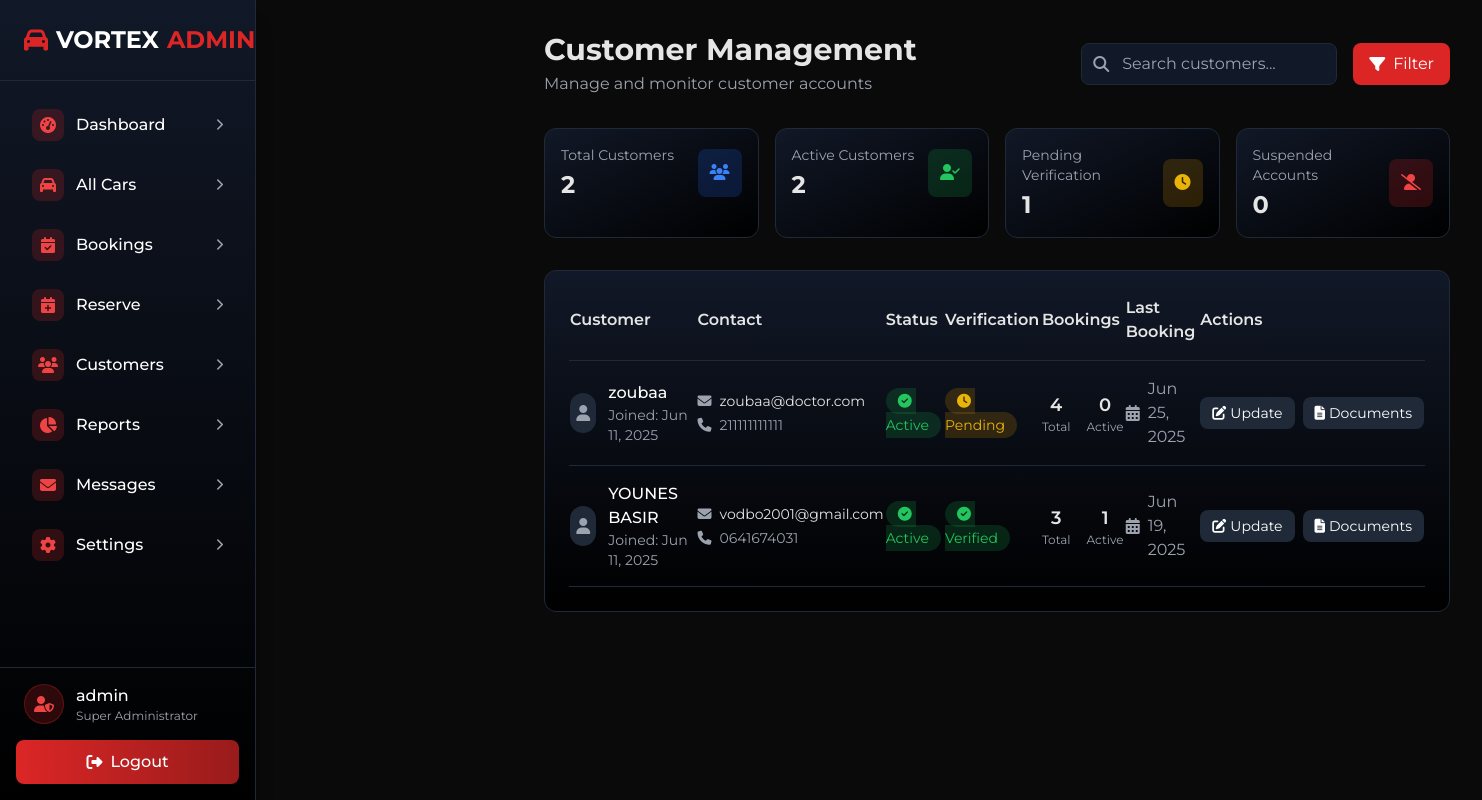
Page /customers.php (signed in) on the committed database.
### tables this page shows
CREATE TABLE `users` (
  `id` int NOT NULL AUTO_INCREMENT,
  `username` varchar(50) NOT NULL,
  `email` varchar(100) NOT NULL,
  `password` varchar(255) NOT NULL,
  `full_name` varchar(100) NOT NULL,
  `phone` varchar(20) DEFAULT NULL,
  `created_at` timestamp NOT NULL DEFAULT CURRENT_TIMESTAMP,
  `is_verified` tinyint(1) DEFAULT '0',
  `verification_status` enum('pending','verified','rejected') DEFAULT 'pending',
  `verification_notes` text,
  `address` text,
  `admin_notes` text,
  PRIMARY KEY (`id`),
  UNIQUE KEY `username` (`username`),
  UNIQUE KEY `email` (`email`)
);

### customers.php (the view, shortened to what this page needs)
<?php
require_once 'db.php';
$stmt = $conn->prepare("
    SELECT u.*,
           COUNT(DISTINCT b.id) as total_bookings,
           COUNT(DISTINCT CASE WHEN b.status = 'confirmed' THEN b.id END) as active_bookings,
           MAX(b.end_date) as last_booking_date
    FROM users u
    LEFT JOIN bookings b ON u.id = b.user_id
    GROUP BY u.id
    ORDER BY u.created_at DESC
");
$stmt->execute();
$customers = $stmt->get_result()->fetch_all(MYSQLI_ASSOC);
?>
<!DOCTYPE html>
<html lang="en">
<head>
    <script src="https://cdn.tailwindcss.com"></script>
    <link rel="stylesheet" href="https://cdnjs.cloudflare.com/ajax/libs/font-awesome/6.4.0/css/all.min.css">
</head>
<body class="min-h-screen flex">
    <?php include 'sidebar.php'; ?>
    <div class="flex-1 ml-64">
        <div class="p-4 md:p-8">
            <div class="flex flex-col md:flex-row justify-between items-start md:items-center gap-4 mb-8">
                <div>
                    <h1 class="text-2xl md:text-3xl font-bold">Customer Management</h1>
                    <p class="text-gray-400 mt-1">Manage and monitor customer accounts</p>
                </div>
                <div class="flex gap-4">
                    <div class="relative">
                        <input type="text" placeholder="Search customers..."
                            class="bg-gray-900 border border-gray-800 rounded-lg px-4 py-2 pl-10 focus:outline-none focus:ring-2 focus:ring-red-600 w-full md:w-64 text-gray-300">
                        <i class="fas fa-search absolute left-3 top-1/2 -translate-y-1/2 text-gray-400"></i>
                    </div>
                    <button class="bg-red-600 hover:bg-red-700 text-white px-4 py-2 rounded-lg transition flex items-center gap-2">
                        <i class="fas fa-filter"></i>
                        <span class="hidden md:inline">Filter</span>
                    </button>
                </div>
            </div>
            <div class="grid grid-cols-1 md:grid-cols-4 gap-4 mb-8">
                <div class="bg-gradient-to-br from-gray-900 to-black rounded-xl border border-gray-800 p-4">
                    <div class="flex items-center justify-between">
                        <div>
                            <p class="text-gray-400 text-sm">Total Customers</p>
                            <p class="text-2xl font-bold mt-1"><?php echo count($customers); ?></p>
                        </div>
                        <div class="bg-blue-600/20 p-3 rounded-lg">
                            <i class="fas fa-users text-blue-500"></i>
                        </div>
                    </div>
                </div>
                <div class="bg-gradient-to-br from-gray-900 to-black rounded-xl border border-gray-800 p-4">
                    <div class="flex items-center justify-between">
                        <div>
                            <p class="text-gray-400 text-sm">Active Customers</p>
                            <p class="text-2xl font-bold mt-1">
                                <?php echo count(array_filter($customers, function($c) { return ($c['status'] ?? 'active') === 'active'; })); ?>
                            </p>
                        </div>
                        <div class="bg-green-600/20 p-3 rounded-lg">
                            <i class="fas fa-user-check text-green-500"></i>
                        </div>
                    </div>
                </div>
                <div class="bg-gradient-to-br from-gray-900 to-black rounded-xl border border-gray-800 p-4">
                    <div class="flex items-center justify-between">
                        <div>
                            <p class="text-gray-400 text-sm">Pending Verification</p>
                            <p class="text-2xl font-bold mt-1">
                                <?php echo count(array_filter($customers, function($c) { return !($c['is_verified'] ?? false) && ($c['verification_status'] ?? 'pending') === 'pending'; })); ?>
                            </p>
                        </div>
                        <div class="bg-yellow-600/20 p-3 rounded-lg">
                            <i class="fas fa-clock text-yellow-500"></i>
                        </div>
                    </div>
                </div>
                <div class="bg-gradient-to-br from-gray-900 to-black rounded-xl border border-gray-800 p-4">
                    <div class="flex items-center justify-between">
                        <div>
                            <p class="text-gray-400 text-sm">Suspended Accounts</p>
                            <p class="text-2xl font-bold mt-1">
                                <?php echo count(array_filter($customers, function($c) { return ($c['status'] ?? 'active') === 'suspended'; })); ?>
                            </p>
                        </div>
                        <div class="bg-red-600/20 p-3 rounded-lg">
                            <i class="fas fa-user-slash text-red-500"></i>
                        </div>
                    </div>
                </div>
            </div>
            <div class="bg-gradient-to-b from-gray-900 to-black rounded-xl border border-gray-800 p-4 md:p-6">
                <div class="table-container">
                    <table class="w-full min-w-[800px]">
                        <thead>
                            <tr class="text-left border-b border-gray-800">
                                <th class="pb-4 font-semibold">Customer</th>
                                <th class="pb-4 font-semibold">Contact</th>
                                <th class="pb-4 font-semibold">Status</th>
                                <th class="pb-4 font-semibold">Verification</th>
                                <th class="pb-4 font-semibold">Bookings</th>
                                <th class="pb-4 font-semibold">Last Booking</th>
                                <th class="pb-4 font-semibold">Actions</th>
                            </tr>
                        </thead>
                        <tbody>
                            <?php foreach ($customers as $customer): ?>
                                <tr class="border-b border-gray-800 hover:bg-gray-900/50 transition">
                                    <td class="py-4">
                                        <div class="flex items-center gap-3">
                                            <div class="w-10 h-10 rounded-full bg-gray-800 flex items-center justify-center">
                                                <i class="fas fa-user text-gray-400"></i>
                                            </div>
                                            <div>
                                                <p class="font-medium text-white"><?php echo htmlspecialchars($customer['full_name'] ?? 'N/A'); ?></p>
                                                <p class="text-sm text-gray-400">Joined: <?php echo date('M d, Y', strtotime($customer['created_at'] ?? 'now')); ?></p>
                                            </div>
                                        </div>
                                    </td>
                                    <td class="py-4">
                                        <div>
                                            <p class="text-sm flex items-center gap-2">
                                                <i class="fas fa-envelope text-gray-400"></i>
                                                <?php echo htmlspecialchars($customer['email']); ?>
                                            </p>
                                            <p class="text-sm text-gray-400 flex items-center gap-2 mt-1">
                                                <i class="fas fa-phone text-gray-400"></i>
                                                <?php echo htmlspecialchars($customer['phone'] ?? 'Not provided'); ?>
                                            </p>
                                        </div>
                                    </td>
                                    <td class="py-4">
                                        <span class="px-3 py-1 rounded-full text-sm <?php
                                            $status = $customer['status'] ?? 'active';
                                            echo $status === 'active' ? 'bg-green-600/20 text-green-500' :
                                                ($status === 'suspended' ? 'bg-red-600/20 text-red-500' : 'bg-gray-600/20 text-gray-500');
                                        ?>">
                                            <i class="fas <?php
                                                echo $status === 'active' ? 'fa-check-circle' :
                                                    ($status === 'suspended' ? 'fa-ban' : 'fa-clock');
                                            ?> mr-1"></i>
                                            <?php echo ucfirst($status); ?>
                                        </span>
                                    </td>
                                    <td class="py-4">
                                        <span class="px-3 py-1 rounded-full text-sm <?php
                                            $isVerified = $customer['is_verified'] ?? false;
                                            $verificationStatus = $customer['verification_status'] ?? 'pending';
                                            echo $isVerified ? 'bg-green-600/20 text-green-500' :
                                                ($verificationStatus === 'rejected' ? 'bg-red-600/20 text-red-500' : 'bg-yellow-600/20 text-yellow-500');
                                        ?>">
                                            <i class="fas <?php
                                                echo $isVerified ? 'fa-check-circle' :
                                                    ($verificationStatus === 'rejected' ? 'fa-times-circle' : 'fa-clock');
                                            ?> mr-1"></i>
                                            <?php
                                            echo $isVerified ? 'Verified' :
                                                ($verificationStatus === 'rejected' ? 'Rejected' : 'Pending');
                                            ?>
                                        </span>
                                    </td>
                                    <td class="py-4">
                                        <div class="flex items-center gap-4">
                                            <div class="text-center">
                                                <p class="text-lg font-semibold"><?php echo $customer['total_bookings']; ?></p>
                                                <p class="text-xs text-gray-400">Total</p>
                                            </div>
                                            <div class="text-center">
                                                <p class="text-lg font-semibold"><?php echo $customer['active_bookings']; ?></p>
                                                <p class="text-xs text-gray-400">Active</p>
                                            </div>
                                        </div>
                                    </td>
                                    <td class="py-4 text-gray-400">
                                        <?php if ($customer['last_booking_date']): ?>
                                            <div class="flex items-center gap-2">
                                                <i class="fas fa-calendar-alt"></i>
                                                <?php echo date('M d, Y', strtotime($customer['last_booking_date'])); ?>
                                            </div>
                                        <?php else: ?>
                                            <span class="text-gray-500">Never</span>
                                        <?php endif; ?>
                                    </td>
                                    <td class="py-4">
                                        <div class="flex items-center gap-2">
                                            <button onclick="openStatusModal(<?php echo htmlspecialchars(json_encode($customer)); ?>)"
                                                class="px-3 py-1.5 bg-gray-800 hover:bg-gray-700 text-white rounded-lg text-sm transition flex items-center gap-1">
                                                <i class="fas fa-edit"></i>
                                                <span class="hidden md:inline">Update</span>
                                            </button>
                                            <a href="admin_verification.php?user_id=<?php echo $customer['id']; ?>"
                                                class="px-3 py-1.5 bg-gray-800 hover:bg-gray-700 text-white rounded-lg text-sm transition flex items-center gap-1">
                                                <i class="fas fa-file-alt"></i>
                                                <span class="hidden md:inline">Documents</span>
                                            </a>
                                        </div>
                                    </td>
                                </tr>
                            <?php endforeach; ?>
                        </tbody>
                    </table>
                </div>
            </div>
        </div>
    </div>
</body>
</html>

### customers.php (style rules this page uses)
body { font-family: 'Montserrat', sans-serif; background-color: #0a0a0a; color: #e5e5e5; }
.table-container { overflow-x: auto; -webkit-overflow-scrolling: touch; }

### rows in the picture
users: full_name "zoubaa", created_at "Jun 11, 2025", email "zoubaa@doctor.com", phone "211111111111", status "Active", is_verified 0 (drawn), total_bookings "4", active_bookings "0", last_booking_date "Jun 25, 2025"
users: full_name "YOUNES BASIR", created_at "Jun 11, 2025", email "vodbo2001@gmail.com", phone "0641674031", status "Active", is_verified 1 (drawn), total_bookings "3", active_bookings "1", last_booking_date "Jun 19, 2025"

### other values in the picture
$display_name "admin"
count($customers) "2"
